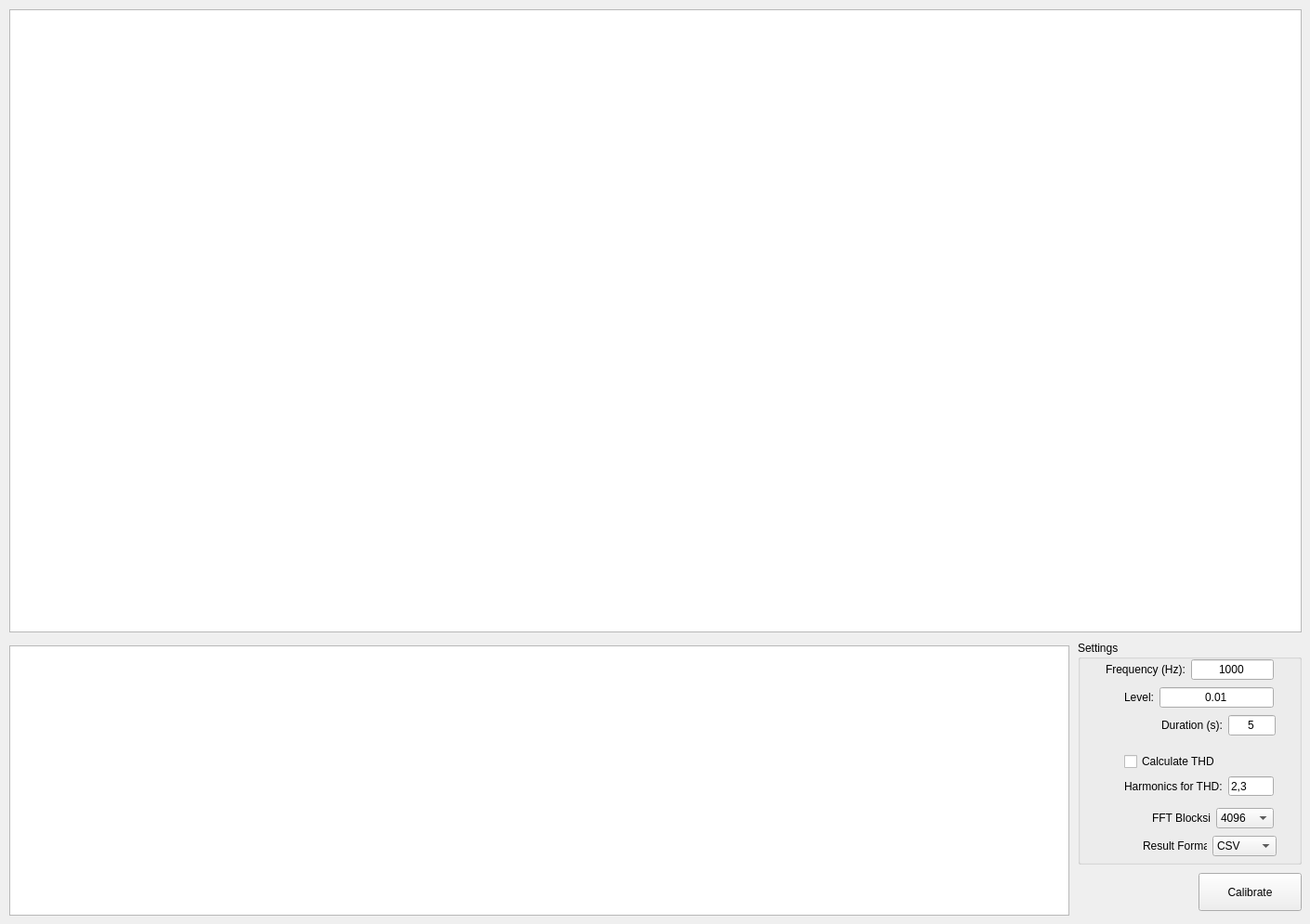
   <widget class="QWidget" name="tab_3">
    <attribute name="title">
     <string>Output Channel Calibration</string>
    </attribute>
    <widget class="QPushButton" name="pushButton_OutputCalibration">
     <property name="geometry">
      <rect>
       <x>1290</x>
       <y>940</y>
       <width>111</width>
       <height>41</height>
      </rect>
     </property>
     <property name="text">
      <string>Calibrate</string>
     </property>
    </widget>
    <widget class="QGroupBox" name="groupBox_OutputCalibration">
     <property name="geometry">
      <rect>
       <x>1160</x>
       <y>690</y>
       <width>241</width>
       <height>241</height>
      </rect>
     </property>
     <property name="title">
      <string>Settings</string>
     </property>
     <widget class="QWidget" name="layoutWidget_3">
      <property name="geometry">
       <rect>
        <x>30</x>
        <y>20</y>
        <width>181</width>
        <height>22</height>
       </rect>
      </property>
      <layout class="QHBoxLayout" name="horizontalLayout_8">
       <item>
        <widget class="QLabel" name="label_Frequency">
         <property name="text">
          <string>Frequency (Hz):</string>
         </property>
        </widget>
       </item>
       <item>
        <widget class="QLineEdit" name="lineEdit_Frequency">
         <property name="text">
          <string>1000</string>
         </property>
         <property name="alignment">
          <set>Qt::AlignCenter</set>
         </property>
        </widget>
       </item>
      </layout>
     </widget>
     <widget class="QWidget" name="layoutWidget_14">
      <property name="geometry">
       <rect>
        <x>50</x>
        <y>50</y>
        <width>161</width>
        <height>22</height>
       </rect>
      </property>
      <layout class="QHBoxLayout" name="horizontalLayout_31">
       <item>
        <widget class="QLabel" name="label_Level">
         <property name="text">
          <string>Level:</string>
         </property>
        </widget>
       </item>
       <item>
        <widget class="QLineEdit" name="lineEdit_Level">
         <property name="text">
          <string>0.01</string>
         </property>
         <property name="alignment">
          <set>Qt::AlignCenter</set>
         </property>
        </widget>
       </item>
      </layout>
     </widget>
     <widget class="QWidget" name="layoutWidget_20">
      <property name="geometry">
       <rect>
        <x>90</x>
        <y>80</y>
        <width>123</width>
        <height>22</height>
       </rect>
      </property>
      <layout class="QHBoxLayout" name="horizontalLayout_37">
       <item>
        <widget class="QLabel" name="label_Duration_OutputCalibration">
         <property name="text">
          <string>Duration (s):</string>
         </property>
        </widget>
       </item>
       <item>
        <widget class="QLineEdit" name="lineEdit_Duration_OutputCalibration">
         <property name="text">
          <string>5</string>
         </property>
         <property name="alignment">
          <set>Qt::AlignCenter</set>
         </property>
        </widget>
       </item>
      </layout>
     </widget>
     <widget class="QWidget" name="layoutWidget_21">
      <property name="geometry">
       <rect>
        <x>70</x>
        <y>210</y>
        <width>144</width>
        <height>22</height>
       </rect>
      </property>
      <layout class="QHBoxLayout" name="horizontalLayout_38">
       <item>
        <widget class="QLabel" name="label_ResultFormat_OutputCalibration">
         <property name="text">
          <string>Result Format:</string>
         </property>
        </widget>
       </item>
       <item>
        <widget class="QComboBox" name="comboBox_ResultsFormat_OutputCalibration">
         <item>
          <property name="text">
           <string>CSV</string>
          </property>
         </item>
         <item>
          <property name="text">
           <string>XML</string>
          </property>
         </item>
         <item>
          <property name="text">
           <string>MATLAB</string>
          </property>
         </item>
        </widget>
       </item>
      </layout>
     </widget>
     <widget class="QWidget" name="layoutWidget_22">
      <property name="geometry">
       <rect>
        <x>80</x>
        <y>180</y>
        <width>131</width>
        <height>22</height>
       </rect>
      </property>
      <layout class="QHBoxLayout" name="horizontalLayout_39">
       <item>
        <widget class="QLabel" name="label_FFTBlocksize_2">
         <property name="text">
          <string>FFT Blocksize:</string>
         </property>
        </widget>
       </item>
       <item>
        <widget class="QComboBox" name="comboBox_FFTBlocksize_2">
         <property name="currentText">
          <string>4096</string>
         </property>
         <property name="currentIndex">
          <number>2</number>
         </property>
         <item>
          <property name="text">
           <string>1024</string>
          </property>
         </item>
         <item>
          <property name="text">
           <string>2048</string>
          </property>
         </item>
         <item>
          <property name="text">
           <string>4096</string>
          </property>
         </item>
         <item>
          <property name="text">
           <string>8192</string>
          </property>
         </item>
         <item>
          <property name="text">
           <string>16384</string>
          </property>
         </item>
        </widget>
       </item>
      </layout>
     </widget>
     <widget class="QWidget" name="layoutWidget_23">
      <property name="geometry">
       <rect>
        <x>50</x>
        <y>120</y>
        <width>161</width>
        <height>47</height>
       </rect>
      </property>
      <layout class="QVBoxLayout" name="verticalLayout_5">
       <item>
        <widget class="QCheckBox" name="checkBox_HarmonicsTHD_2">
         <property name="text">
          <string>Calculate THD</string>
         </property>
         <property name="checked">
          <bool>false</bool>
         </property>
        </widget>
       </item>
       <item>
        <layout class="QHBoxLayout" name="horizontalLayout_40">
         <item>
          <widget class="QLabel" name="label_HarmonicsTHD_2">
           <property name="text">
            <string>Harmonics for THD:</string>
           </property>
          </widget>
         </item>
         <item>
          <widget class="QLineEdit" name="lineEdit_HarmonicsTHD_2">
           <property name="text">
            <string>2,3</string>
           </property>
          </widget>
         </item>
        </layout>
       </item>
      </layout>
     </widget>
    </widget>
    <widget class="QListWidget" name="listWidget_OutputCalibration">
     <property name="geometry">
      <rect>
       <x>10</x>
       <y>695</y>
       <width>1141</width>
       <height>291</height>
      </rect>
     </property>
    </widget>
    <widget class="GraphicsLayoutWidget" name="graphicsView_OutputCalibration">
     <property name="geometry">
      <rect>
       <x>10</x>
       <y>10</y>
       <width>1391</width>
       <height>671</height>
      </rect>
     </property>
    </widget>
   </widget>
